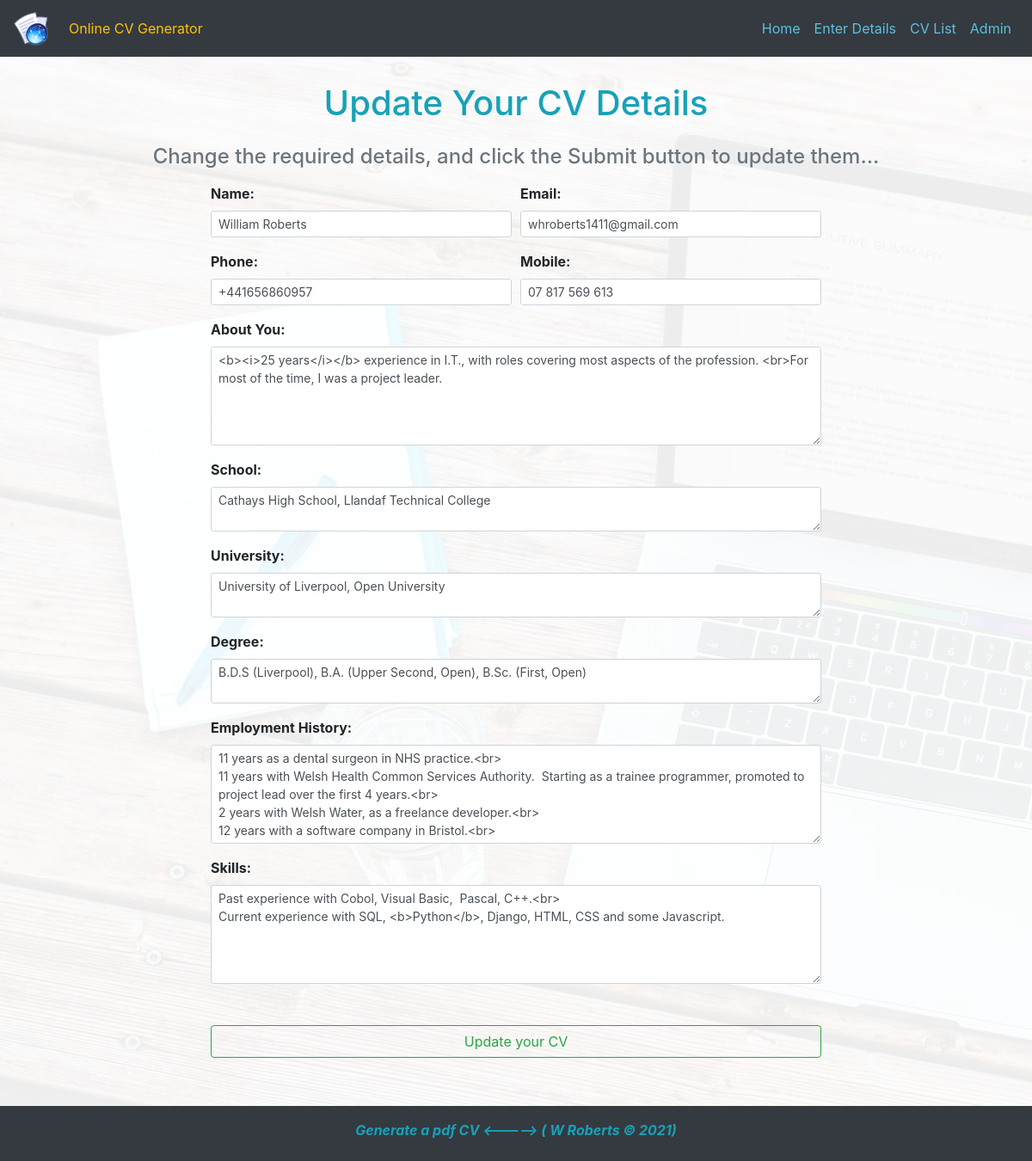
The app's page /update/2/ with its own data.
### pdf/models.py (models this page shows, shortened)
class Profile(models.Model):
    name = models.CharField(max_length=50)
    email = models.CharField(max_length=100)
    phone = models.CharField(max_length=50)
    mobile = models.CharField(max_length=50,default='')
    summary = models.TextField(max_length=2000)
    degree = models.TextField(max_length=500)
    school = models.TextField(max_length=400)
    university = models.TextField(max_length=500)
    previous_work = models.TextField(max_length=2000)
    skills = models.TextField(max_length=2000)

### pdf/views.py (the view, shortened to what this page needs)
# urls.py: path('update/<int:id>/', views.update, name='update'),
def update(request, id):
    cv = Profile.objects.get(id=id)
    return render(request, 'pdf/update.html', {'cv':cv})

### pdf/templates/pdf/update.html (shortened to what this page needs)
{% extends 'base.html' %}
{% load static %}
{% block content %}
<div class="container">
    <h1 class="text-info text-center my-4">Update Your CV Details</h1>
    <h4 class="text-secondary text-center mb-3">
        Change the required details, and click the Submit button to update them...
    </h4>
    <div class="row">
        <div class="col-md-8 offset-md-2">
            <form method="POST">
                <div class="form-row">
                  <div class="form-group col-md-6">
                      <label class="font-weight-bold" for="name">Name:</label>
                      <input type="text" class="form-control form-control-sm" id="name" name="name" required=True value="{{ cv.name }}">
                  </div>
                  <div class="form-group col-md-6">
                      <label class="font-weight-bold" for="email">Email:</label>
                      <input type="email" class="form-control form-control-sm" id="email" name="email" required=True value ="{{ cv.email }}">
                  </div>
                </div>
                <div class="form-row">
                  <div class="form-group col-md-6">
                    <label class="font-weight-bold" for="phone">Phone:</label>
                    <input type="text" class="form-control form-control-sm" id="phone" name="phone" required=True value ="{{ cv.phone }}">
                  </div>
                  <div class="form-group col-md-6">
                    <label class="font-weight-bold" for="mobile">Mobile:</label>
                    <input type="text" class="form-control form-control-sm" id="mobile" name="mobile" value ="{{ cv.mobile }}">
                  </div>
                </div>
                <div class="form-group">
                  <label class="font-weight-bold" for="summary">About You:</label>
                    <textarea type="text" class="form-control form-control-sm" id="summary" name="summary" required=True rows=5>{{ cv.summary }}</textarea>
                </div>
                <div class="form-group">
                    <label class="font-weight-bold" for="school">School:</label>
                    <textarea type="text" class="form-control form-control-sm" id="school" name="school">{{ cv.school }}</textarea>
                </div>
                <div class="form-group">
                  <label class="font-weight-bold" for="university">University:</label>
                  <textarea type="text" class="form-control form-control-sm" id="university" name="university">{{ cv.university }}</textarea>
                </div>
                <div class="form-group">
                    <label class="font-weight-bold" for="degree">Degree:</label>
                    <textarea type="text" class="form-control form-control-sm" id="degree" name="degree">{{ cv.degree }}</textarea>
                </div>
                <div class="form-group">
                    <label class="font-weight-bold" for="previous_work">Employment History:</label>
                      <textarea type="text" class="form-control form-control-sm" id="previous_work" name="previous_work" rows=5>{{ cv.previous_work }}</textarea>
                  </div>
                  <div class="form-group">
                    <label class="font-weight-bold" for="skills">Skills:</label>
                      <textarea type="text" class="form-control form-control-sm" id="skills" name="skills" rows=5>{{ cv.skills }}</textarea>
                  </div>
                <button type="submit" class="btn btn-outline-success my-5 btn-block">Update your CV</button>
              </form>
        </div>
    </div>
</div>
{% endblock content %}

### static/style.css (style rules this page uses)
body { background-color: ghostwhite; }

### records on screen
Profile: name "William Roberts", email "whroberts1411@gmail.com", phone "+441656860957", mobile "07 817 569 613", summary "<b><i>25 years</i></b> experience in I.T., with roles covering most aspects of the profession. <br>For most of the time, I was a project leader.", school "Cathays High School, Llandaf Technical College", university "University of Liverpool, Open University", degree "B.D.S (Liverpool), B.A. (Upper Second, Open), B.Sc. (First, Open)", previous_work "11 years as a dental surgeon in NHS practice.<br> 11 years with Welsh Health Common Services Authority. Starting as a trainee programmer, promoted to project lead over the first 4 years.<br> 2 years with Welsh Water, as a freelance developer.<br> 12 years with a software company in Bristol.<br>", skills "Past experience with Cobol, Visual Basic, Pascal, C++.<br> Current experience with SQL, <b>Python</b>, Django, HTML, CSS and some Javascript."
